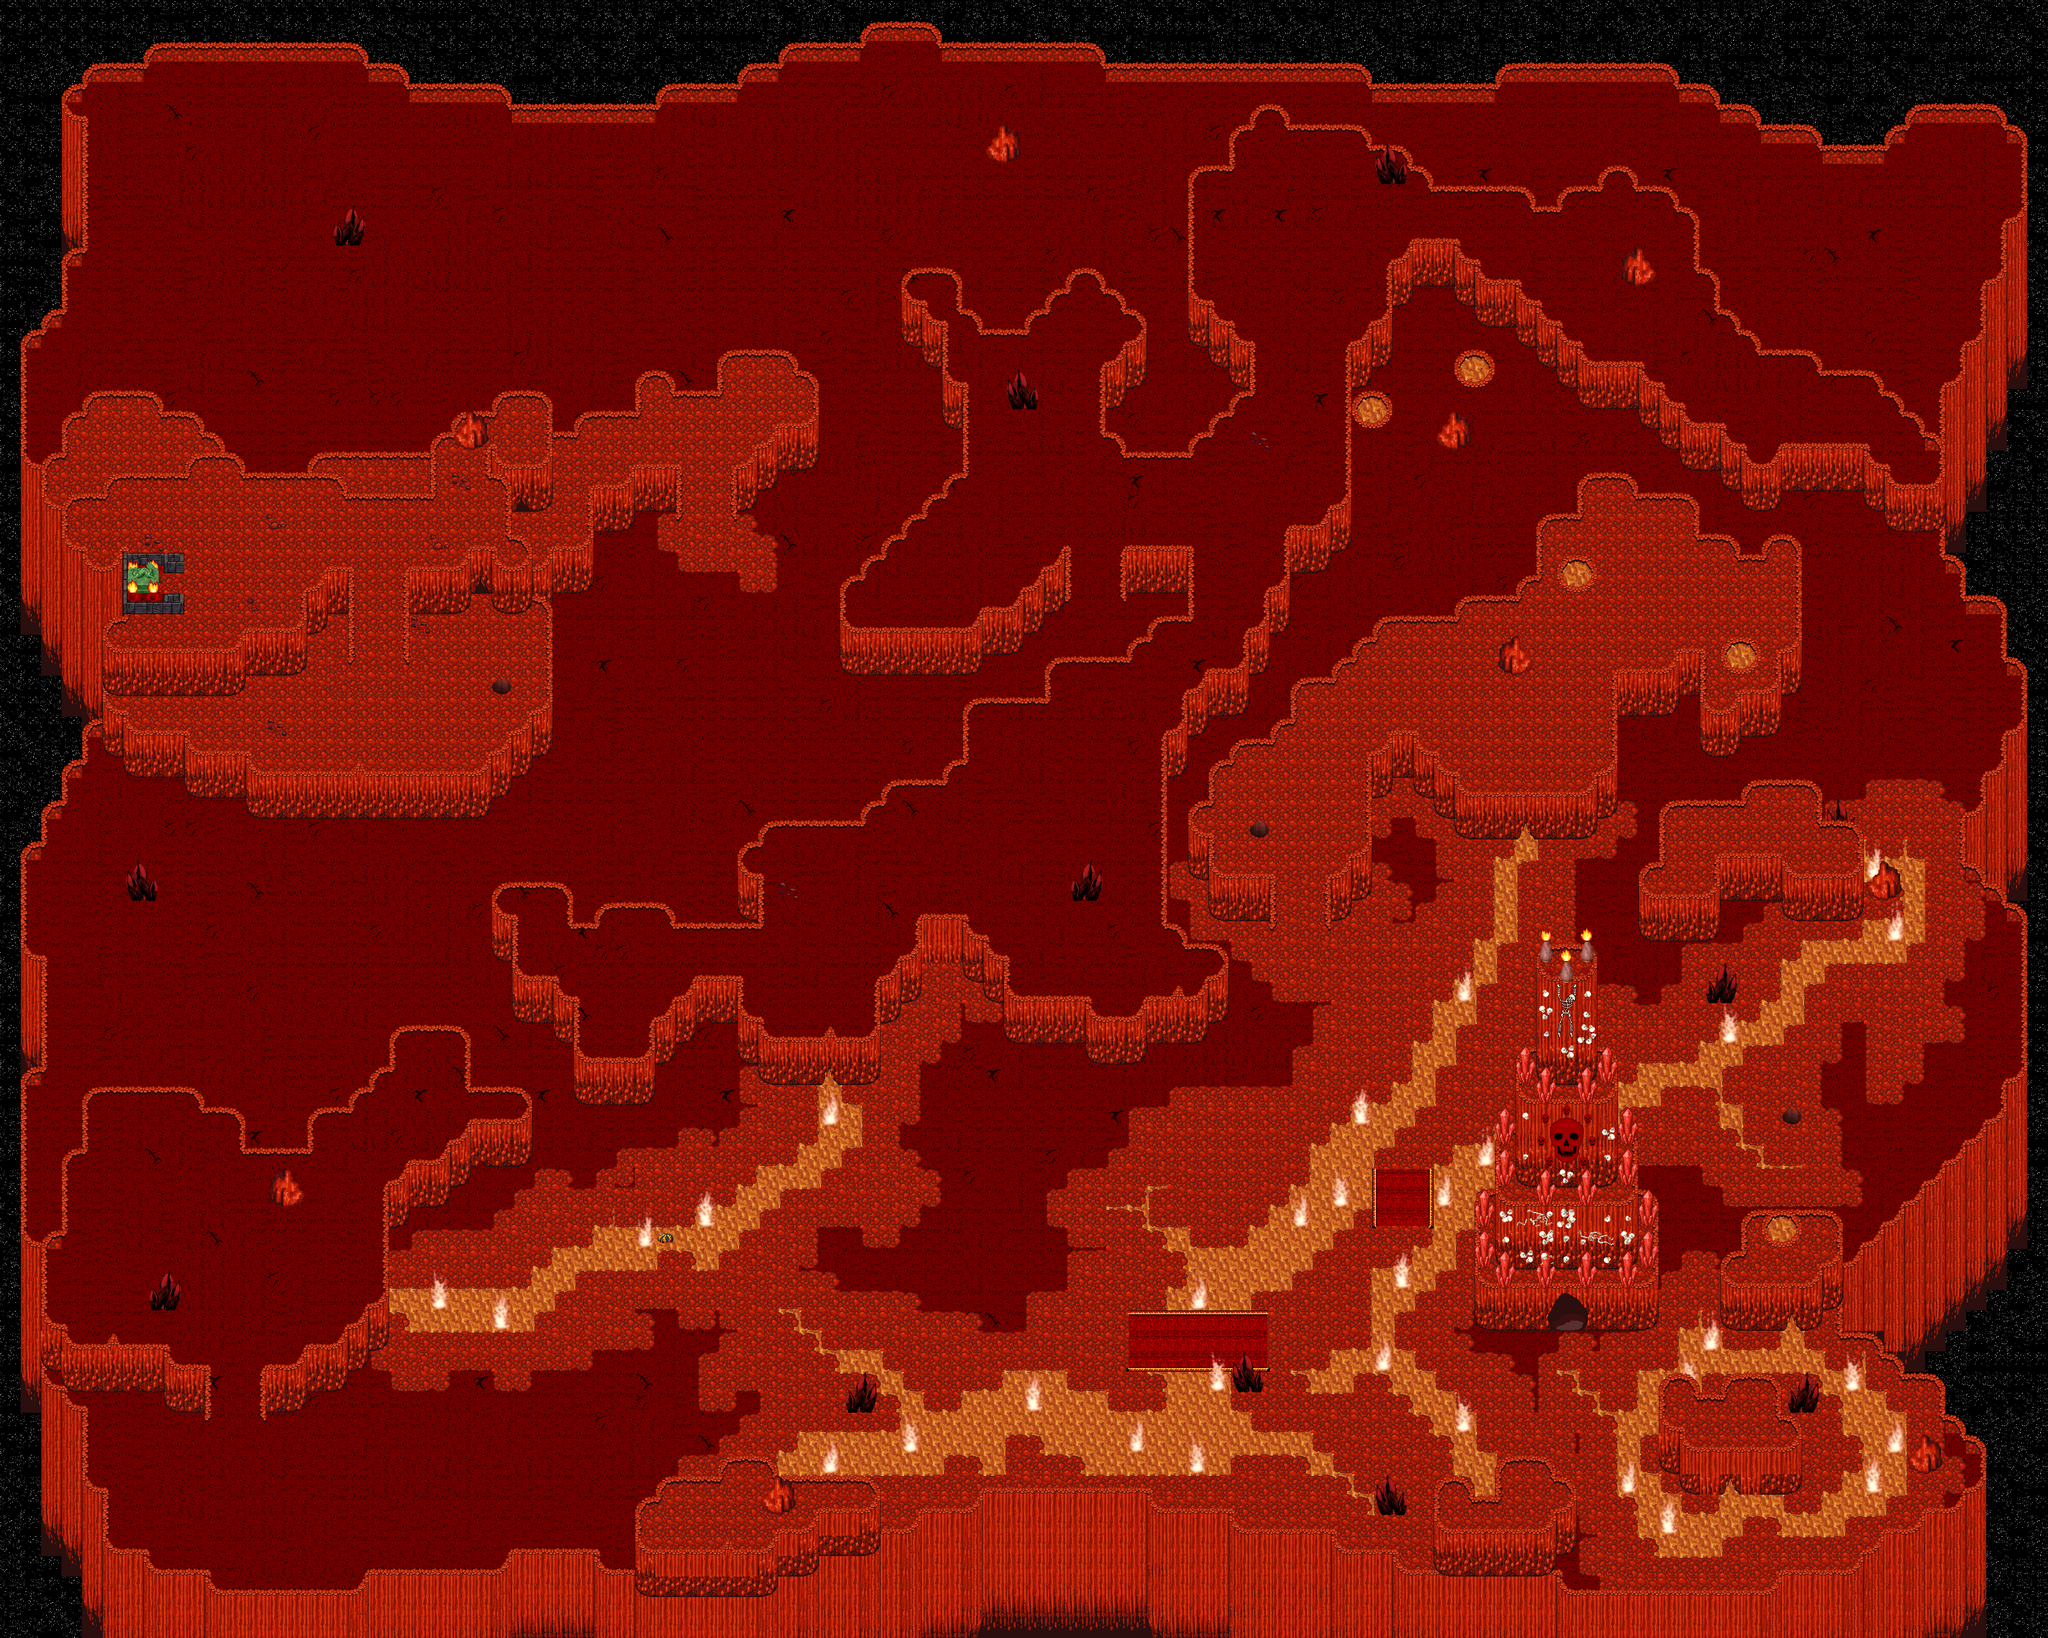

The image is a tile-based game level rendered from a .tmx file. Its description and source (layers, tilesets, objects; grid data summarised) follow:
An orthogonal 100x80 tile map with 32x32 px tiles, 5 tile layers (0_floor, 1_terrain, 2_object, 3_roof, ...), 3 hidden layers not drawn, 28 tilesets.

<map version="1.2" tiledversion="1.2.5" orientation="orthogonal" renderorder="right-down" width="100" height="80" tilewidth="32" tileheight="32" infinite="0" nextlayerid="9" nextobjectid="1">
 <tileset firstgid="1" name="logic/collision" tilewidth="32" tileheight="32" tilecount="1" columns="1">
  <image source="../../tileset/logic/collision.png" width="32" height="32" />
 </tileset>
 <tileset firstgid="2" name="logic/portal" tilewidth="32" tileheight="32" tilecount="16" columns="8">
  <image source="../../tileset/logic/portal.png" width="256" height="64" />
 </tileset>
 <tileset firstgid="18" name="logic/creature/demon" tilewidth="32" tileheight="32" tilecount="5" columns="5">
  <image source="../../tileset/logic/creature/demon.png" width="160" height="32" />
 </tileset>
 <tileset firstgid="23" name="item/blood/nsew_stains" tilewidth="32" tileheight="32" tilecount="4" columns="2">
  <image source="../../tileset/item/blood/nsew_stains.png" width="64" height="64" />
 </tileset>
 <tileset firstgid="27" name="ground/fire/fire" tilewidth="32" tileheight="32" tilecount="27" columns="3">
  <image source="../../tileset/ground/fire/fire.png" width="96" height="288" />
 </tileset>
 <tileset firstgid="54" name="building/decoration/fireplace_2" tilewidth="32" tileheight="32" tilecount="9" columns="3">
  <image source="../../tileset/building/decoration/fireplace_2.png" width="96" height="96" />
 </tileset>
 <tileset firstgid="63" name="ground/fire/flames" tilewidth="32" tileheight="32" tilecount="8" columns="4">
  <image source="../../tileset/ground/fire/flames.png" width="128" height="64" />
 </tileset>
 <tileset firstgid="71" name="ground/fire/lava" tilewidth="32" tileheight="32" tilecount="27" columns="3">
  <image source="../../tileset/ground/fire/lava.png" width="96" height="288" />
 </tileset>
 <tileset firstgid="98" name="item/corpse/skeleton" tilewidth="32" tileheight="32" tilecount="4" columns="2">
  <image source="../../tileset/item/corpse/skeleton.png" width="64" height="64" />
 </tileset>
 <tileset firstgid="102" name="item/corpse/skeleton-hanging" tilewidth="32" tileheight="32" tilecount="24" columns="4">
  <image source="../../tileset/item/corpse/skeleton-hanging.png" width="128" height="192" />
 </tileset>
 <tileset firstgid="126" name="item/corpse/skull_pale" tilewidth="32" tileheight="32" tilecount="2" columns="2">
  <image source="../../tileset/item/corpse/skull_pale.png" width="64" height="32" />
 </tileset>
 <tileset firstgid="128" name="item/corpse/skulls" tilewidth="32" tileheight="32" tilecount="16" columns="4">
  <image source="../../tileset/item/corpse/skulls.png" width="128" height="128" />
 </tileset>
 <tileset firstgid="144" name="sky/stars" tilewidth="32" tileheight="32" tilecount="6" columns="3">
  <image source="../../tileset/sky/stars.png" width="96" height="64" />
 </tileset>
 <tileset firstgid="150" name="item/statue/stone_dragon" tilewidth="32" tileheight="32" tilecount="8" columns="2">
  <image source="../../tileset/item/statue/stone_dragon.png" width="64" height="128" />
 </tileset>
 <tileset firstgid="158" name="ground/skull" tilewidth="32" tileheight="32" tilecount="9" columns="3">
  <image source="../../tileset/ground/skull.png" width="96" height="96" />
 </tileset>
 <tileset firstgid="167" name="terrain/wall/stone_red" tilewidth="32" tileheight="32" tilecount="72" columns="8">
  <image source="../../tileset/terrain/wall/stone_red.png" width="256" height="288" />
 </tileset>
 <tileset firstgid="239" name="ground/rock/red_crystal" tilewidth="32" tileheight="32" tilecount="20" columns="5">
  <image source="../../tileset/ground/rock/red_crystal.png" width="160" height="128" />
 </tileset>
 <tileset firstgid="259" name="ground/red_paving" tilewidth="32" tileheight="32" tilecount="24" columns="3">
  <image source="../../tileset/ground/red_paving.png" width="96" height="256" />
 </tileset>
 <tileset firstgid="283" name="ground/rock/rock_red" tilewidth="32" tileheight="32" tilecount="10" columns="2">
  <image source="../../tileset/ground/rock/rock_red.png" width="64" height="160" />
 </tileset>
 <tileset firstgid="293" name="ground/fire/flame_large" tilewidth="32" tileheight="32" tilecount="8" columns="4">
  <image source="../../tileset/ground/fire/flame_large.png" width="128" height="64" />
 </tileset>
 <tileset firstgid="301" name="ground/pothole" tilewidth="32" tileheight="32" tilecount="4" columns="4">
  <image source="../../tileset/ground/pothole.png" width="128" height="32" />
 </tileset>
 <tileset firstgid="305" name="ground/sand_red" tilewidth="32" tileheight="32" tilecount="6" columns="6">
  <image source="../../tileset/ground/sand_red.png" width="192" height="32" />
 </tileset>
 <tileset firstgid="311" name="ground/rock/red_obsidian" tilewidth="32" tileheight="32" tilecount="20" columns="4">
  <image source="../../tileset/ground/rock/red_obsidian.png" width="128" height="160" />
 </tileset>
 <tileset firstgid="331" name="object/rock/rocks" tilewidth="32" tileheight="32" tilecount="60" columns="5">
  <image source="../../tileset/object/rock/rocks.png" width="160" height="384" />
 </tileset>
 <tileset firstgid="391" name="terrain/ground/stone-red" tilewidth="32" tileheight="32" tilecount="18" columns="6">
  <image source="../../tileset/terrain/ground/stone-red.png" width="192" height="96" />
 </tileset>
 <tileset firstgid="409" name="terrain/cave_opening" tilewidth="32" tileheight="32" tilecount="12" columns="3">
  <image source="../../tileset/terrain/cave_opening.png" width="96" height="128" />
 </tileset>
 <tileset firstgid="421" name="ground/rock/lava_rock" tilewidth="32" tileheight="32" tilecount="1" columns="1">
  <image source="../../tileset/ground/rock/lava_rock.png" width="32" height="32" />
 </tileset>
 <tileset firstgid="422" name="furniture/light/torch" tilewidth="32" tileheight="32" tilecount="2" columns="2">
  <image source="../../tileset/furniture/light/torch.png" width="64" height="32" />
 </tileset>
 <layer id="1" name="0_floor" width="100" height="80">
  <data>[8000 cells, 7994 non-empty, 26 distinct tile ids]</data>
 </layer>
 <layer id="2" name="1_terrain" width="100" height="80">
  <data>[8000 cells, 3338 non-empty, 82 distinct tile ids]</data>
 </layer>
 <layer id="3" name="2_object" width="100" height="80">
  <data>[8000 cells, 354 non-empty, 81 distinct tile ids]</data>
 </layer>
 <layer id="4" name="3_roof" width="100" height="80">
  <data>[8000 cells, 187 non-empty, 57 distinct tile ids]</data>
 </layer>
 <layer id="5" name="4_roof_add" width="100" height="80">
  <data>[8000 cells, 68 non-empty, 39 distinct tile ids]</data>
 </layer>
 <layer id="6" name="objects" width="100" height="80" visible="0">
  <data>[8000 cells, 37 non-empty, 4 distinct tile ids]</data>
 </layer>
 <layer id="7" name="collision" width="100" height="80" visible="0" opacity="0.54">
  <data>[8000 cells, 3471 non-empty, 1 distinct tile ids]</data>
 </layer>
 <layer id="8" name="protection" width="100" height="80" visible="0">
  <data>[8000 cells, 0 non-empty, 0 distinct tile ids]</data>
 </layer>
</map>
